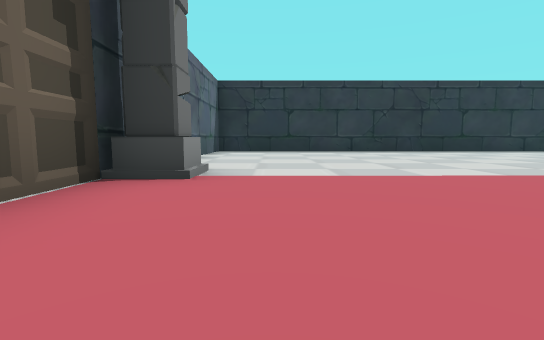
View 1 (above)

16 first-person views from a walk through a scene from a Unity 3-D project. The camera is 0.35 m above the floor, tilts 6° down and sees 85° across. Doors are open. The floor is counted in squares, 1 m on a side. Each view is taken from the middle of a square. On the plan, view 1 faces up. The plan holds only what a view shows up to about 9 squares ahead; the rest is blank. The place goes on beyond the plan. The player is left out. Some animated figures are not drawn.

View 2
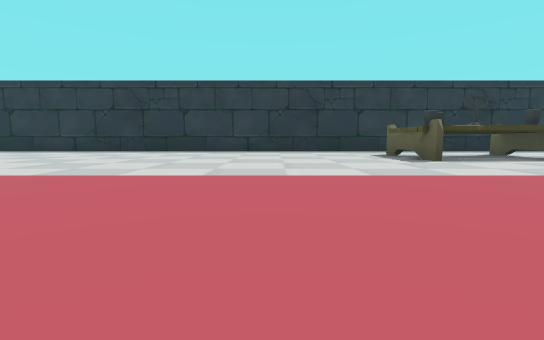

View 3
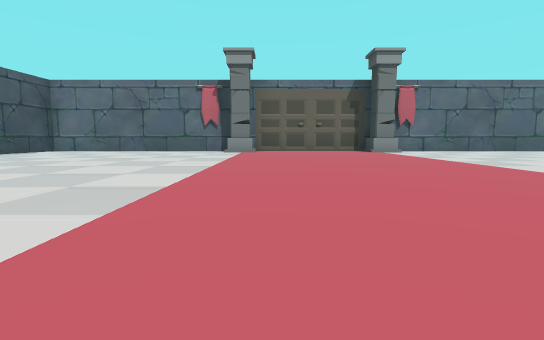

View 4
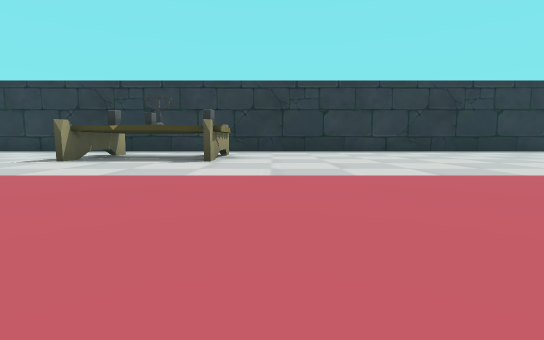

View 5
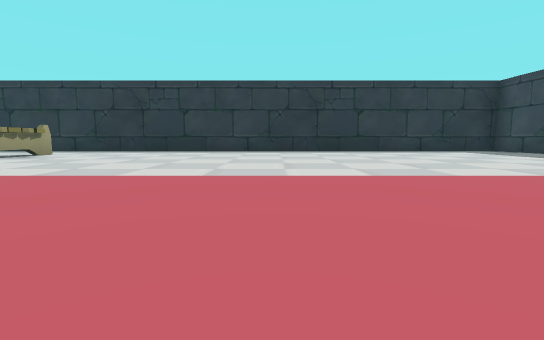

View 6
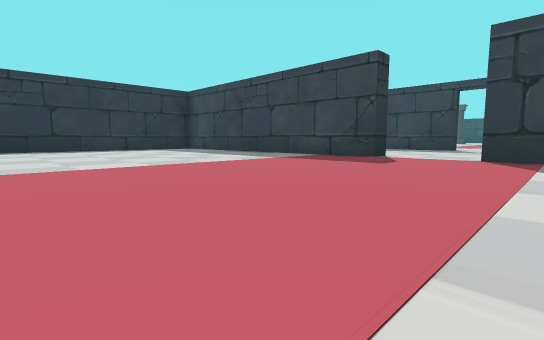

View 7
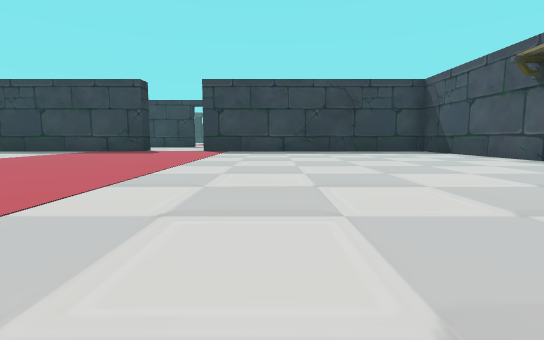

View 8
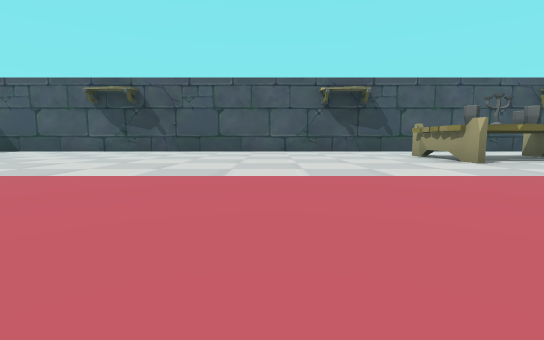

View 9
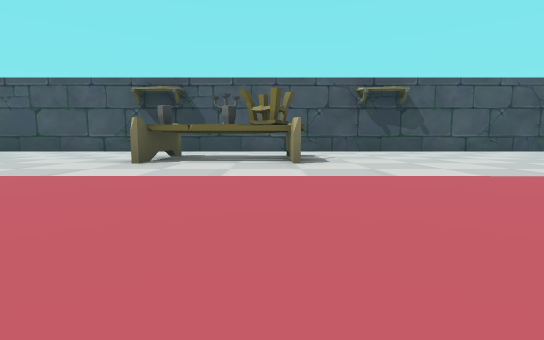

View 10
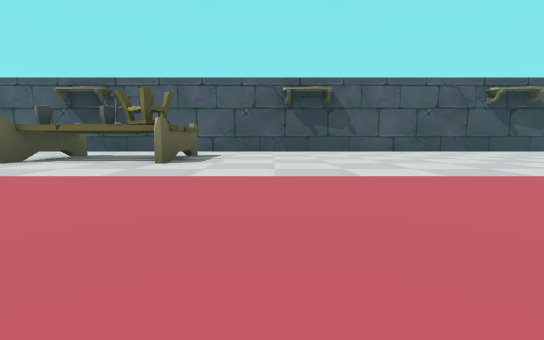

View 11
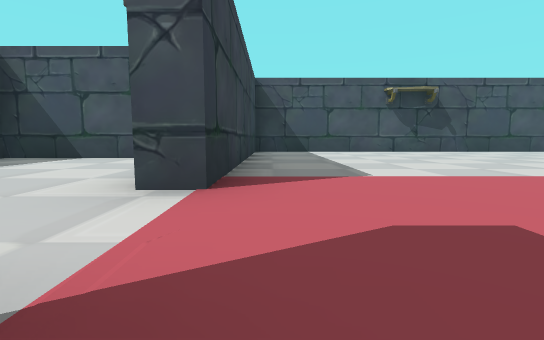

View 12
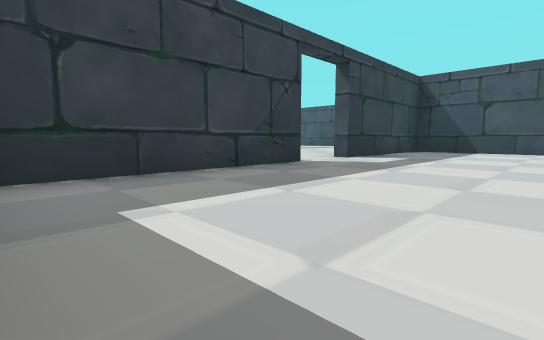

View 13
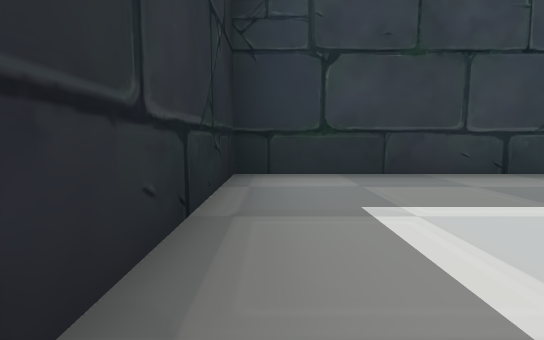

View 14
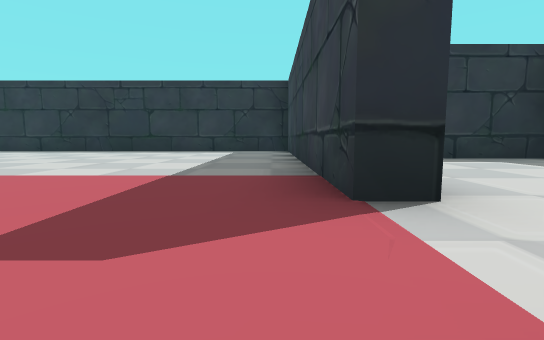

View 15
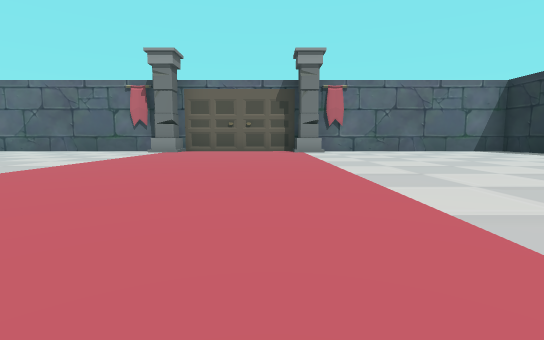

View 16
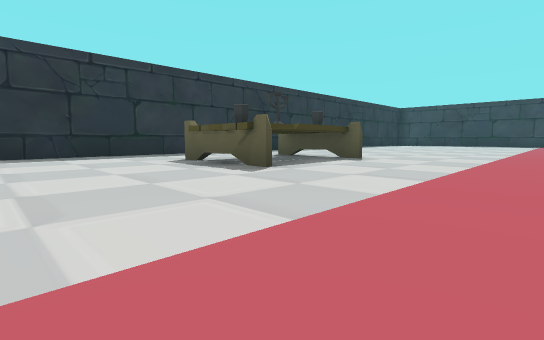

### Floor plan
Ten units are one square. View 1 is at (0, 0); x grows to the right and y downward. Boxes are objects, and circles mark ways between rooms. Rooms are numbered by the first view taken in them; rooms with no view inside come last. Other rooms are left out.
<svg viewBox="-21 -91 316 158">
<path fill="none" stroke="#000" d="M250 -17 245 -17 245 -86 -15 -86 -15 62 245 62 245 1 250 1M-16 -14 -14 -4M290 -14 290 -54 264 -54M264 35 290 35 290 1"/>
<rect x="-15" y="5" width="10" height="10" fill="#bbb"><title>column</title></rect>
<rect x="-15" y="-35" width="10" height="10" fill="#bbb"><title>column</title></rect>
<rect x="105" y="25" width="30" height="20" fill="#bbb"><title>table</title></rect>
<rect x="105" y="-65" width="30" height="20" fill="#bbb"><title>table</title></rect>
<circle cx="250" cy="-5" r="3" fill="#2a7"/>
<text x="120" y="-10">1</text>
<text x="270" y="-10">2</text>
</svg>
Room 1 opens to room 2.

Where each view was taken, in squares from view 1:
view 1: 0 up, 0 right, facing up
view 2: 0 up, 8 right, facing up
view 3: 0 up, 7 right, facing left
view 4: 0 up, 14 right, facing up
view 5: 0 up, 18 right, facing up
view 6: 1 down, 19 right, facing up-right
view 7: 2 down, 16 right, facing right
view 8: 2 up, 16 right, facing down
view 9: 2 up, 11 right, facing down
view 10: 2 up, 9 right, facing down
view 11: 2 up, 24 right, facing down
view 12: 5 up, 26 right, facing down-right
view 13: 5 up, 26 right, facing right
view 14: 0 up, 24 right, facing up
view 15: 2 up, 7 right, facing left
view 16: 2 up, 8 right, facing up-right
